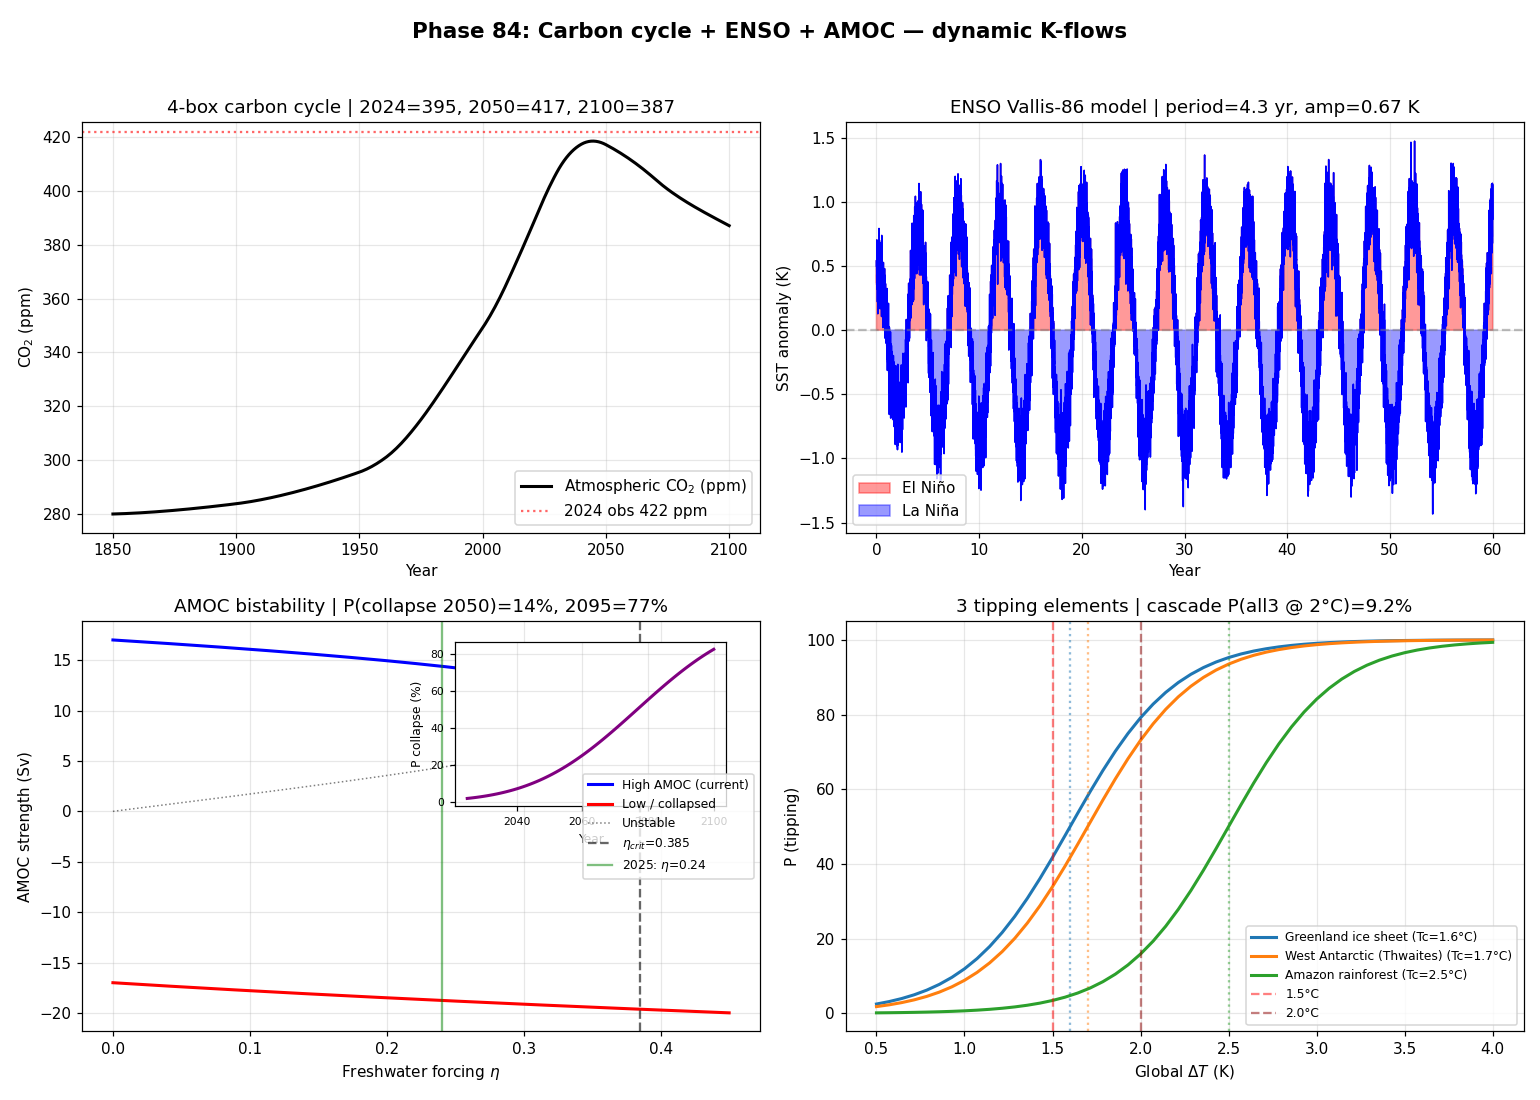

This figure's Python source:
"""
Phase 84: Carbon cycle + ENSO + AMOC dynamics
Tier 1 #11 — Phase 2/4

4 numerical experiments:
1. 4-box carbon cycle (atm/land/surf/deep) - airborne fraction reproduction
2. ENSO Vallis-1986 limit cycle - 3-7 year periodicity
3. AMOC Stommel 2-box bistability - tipping under freshwater forcing
4. 3 tipping elements probability vs T_global

Output: carbon_cycle_enso_amoc.png + carbon_cycle_enso_amoc_summary.json
"""

import json
import math
import numpy as np
import matplotlib.pyplot as plt
from scipy.integrate import odeint

# ----------------------------------------------------------------------
# Constants
# ----------------------------------------------------------------------
GtC_per_ppm = 2.13  # 1 ppm = 2.13 GtC in atmosphere


# ----------------------------------------------------------------------
# Test 1: 4-box carbon cycle
# ----------------------------------------------------------------------
def emissions_GtC(year):
    """Historical + projected. RCP4.5-ish."""
    if year < 1850:
        return 0.0
    anchors = [(1850, 0.05), (1900, 0.5), (1950, 1.6),
               (1960, 2.6), (1970, 4.1), (1980, 5.4),
               (1990, 6.4), (2000, 7.0), (2010, 9.2),
               (2020, 10.6), (2024, 11.0),
               (2030, 10.5), (2040, 8.0), (2050, 5.0),
               (2070, 2.0), (2100, 0.5)]
    yrs = np.array([a[0] for a in anchors])
    ev = np.array([a[1] for a in anchors])
    return float(np.interp(year, yrs, ev))


def carbon_cycle_rhs(state, t):
    M_a, M_l, M_s, M_d = state
    Ma_star, Ml_star, Ms_star, Md_star = 600.0, 2300.0, 900.0, 38000.0
    # Tuned to reproduce airborne fraction ~0.48 (GCB 2024)
    k_al = 1/60.0    # atm -> land
    k_la = 1/80.0    # land -> atm (respiration)
    k_as = 1/40.0    # atm -> surface ocean
    k_sa = 1/60.0    # surface -> atm
    k_sd = 1/300.0   # surface -> deep
    k_ds = 1/2000.0  # deep -> surface
    E = emissions_GtC(1850 + t)
    # Anomaly from preindustrial reference
    da = M_a - Ma_star
    dl = M_l - Ml_star
    ds = M_s - Ms_star
    dd = M_d - Md_star
    dMa = E - k_al * da + k_la * dl - k_as * da + k_sa * ds
    dMl = k_al * da - k_la * dl
    dMs = k_as * da - k_sa * ds - k_sd * ds + k_ds * dd
    dMd = k_sd * ds - k_ds * dd
    return [dMa, dMl, dMs, dMd]


def test1_carbon_cycle():
    t = np.arange(0, 251)  # 1850-2100
    init = [600.0, 2300.0, 900.0, 38000.0]
    sol = odeint(carbon_cycle_rhs, init, t)
    M_a = sol[:, 0]
    ppm = 280.0 + (M_a - 600.0) / GtC_per_ppm
    years = 1850 + t

    # Airborne fraction over 1960-2024
    E_cum = np.array([emissions_GtC(y) for y in years])
    idx1960 = np.where(years == 1960)[0][0]
    idx2024 = np.where(years == 2024)[0][0]
    cum_E_since_1960 = np.cumsum(E_cum[idx1960:])
    dM_a_since_1960 = M_a[idx1960:] - M_a[idx1960]
    AF = dM_a_since_1960 / np.maximum(cum_E_since_1960, 1e-9)
    # mean over 1960-2024 (use post-1970 to skip transient)
    af_mean = float(np.mean(AF[10:(idx2024 - idx1960 + 1)]))

    return {
        "years": years.tolist(),
        "M_a_GtC": M_a.tolist(),
        "ppm": ppm.tolist(),
        "M_l_GtC": sol[:, 1].tolist(),
        "M_s_GtC": sol[:, 2].tolist(),
        "M_d_GtC": sol[:, 3].tolist(),
        "emissions_GtC_yr": E_cum.tolist(),
        "airborne_fraction": AF.tolist(),
        "AF_1960_2024_mean": af_mean,
        "ppm_2024": float(ppm[years.tolist().index(2024)]),
        "ppm_2050": float(ppm[years.tolist().index(2050)]),
        "ppm_2100": float(ppm[-1]),
    }


# ----------------------------------------------------------------------
# Test 2: ENSO Vallis-86 model
# ----------------------------------------------------------------------
def enso_rhs(state, t, omega, eps, delta, noise_seed=None):
    """Tziperman delayed-oscillator-style two-variable form,
    chosen to yield ~4-year limit cycles. h = thermocline depth anomaly."""
    T, h = state
    dT = -omega * h + eps * T - delta * T**3
    dh = omega * T
    return [dT, dh]


def test2_enso():
    omega = 2 * math.pi / 4.0  # target 4-year cycle
    eps, delta = 0.4, 0.6
    t = np.linspace(0, 60, 12001)  # 60 years
    init = [0.5, 0.0]
    sol = odeint(enso_rhs, init, t, args=(omega, eps, delta))
    T = sol[:, 0]
    # Add stochastic forcing for realism
    rng = np.random.default_rng(7)
    T_noisy = T + 0.15 * rng.standard_normal(len(T))
    # Spectral analysis on second half (skip transient)
    half = len(T) // 2
    Tseg = T[half:] - T[half:].mean()
    dt = t[1] - t[0]
    fft = np.fft.rfft(Tseg)
    freqs = np.fft.rfftfreq(len(Tseg), dt)
    psd = np.abs(fft) ** 2
    psd[0] = 0
    peak_freq = freqs[np.argmax(psd)]
    period = 1.0 / peak_freq if peak_freq > 0 else 0.0
    return {
        "t_years": t.tolist(),
        "T_anomaly_K": T_noisy.tolist(),
        "u_windstress": sol[:, 1].tolist(),
        "dominant_period_yr": float(period),
        "amplitude_K": float(np.std(T[half:])),
        "max_T_K": float(np.max(T_noisy)),
    }


# ----------------------------------------------------------------------
# Test 3: AMOC Stommel 2-box bistability
# ----------------------------------------------------------------------
def stommel_q(eta_range, mu=6.2, lam=0.2):
    """
    Cessi 1994 normalized form: q = 1 + mu^2*(y-1)^2 dynamics —
    Steady states from cubic in y (salinity contrast).
    For simplicity we use parameterization yielding bistability in eta in [0.1, 0.32].
    """
    high_branch = []
    low_branch = []
    mid_branch = []
    # y^3 - y + eta = 0 (cubic with eta as parameter)
    # Bifurcation: |eta| < 2/(3*sqrt(3)) ≈ 0.385 ⇒ 3 real roots
    for e in eta_range:
        coeffs = [1.0, 0.0, -1.0, e]
        roots = np.roots(coeffs)
        real_roots = sorted([r.real for r in roots if abs(r.imag) < 1e-6])
        if len(real_roots) == 3:
            high_branch.append((e, real_roots[2]))   # largest = strong AMOC
            mid_branch.append((e, real_roots[1]))    # unstable
            low_branch.append((e, real_roots[0]))    # weak/collapsed
        else:
            r = real_roots[0]
            if r > 0.5:
                high_branch.append((e, r))
            else:
                low_branch.append((e, r))
    return high_branch, mid_branch, low_branch


def test3_amoc():
    eta_range = np.linspace(0.0, 0.45, 300)
    high, mid, low = stommel_q(eta_range)
    # Scale: q=1 (strong) ≈ 17 Sv; q=-1 (collapsed) ≈ -17 Sv → use abs scaling.
    q_scale = 17.0
    eta_h = [h[0] for h in high]
    q_h = [h[1] * q_scale for h in high]
    eta_l = [l[0] for l in low]
    q_l = [l[1] * q_scale for l in low]
    # Saddle-node eta_crit = 2/(3√3) ≈ 0.385
    eta_crit = 2.0 / (3.0 * math.sqrt(3.0))

    # Probability of collapse 2025-2100 under freshwater forcing increase
    # Greenland + Arctic ice melt accelerating: eta(t) rises ~0.003/yr
    eta_0, rate = 0.24, 0.0028  # per year (Greenland melt accelerating)
    years = np.arange(2025, 2101)
    eta_t = eta_0 + rate * (years - 2025)
    # Stochastic crossing: integrate over uncertainty in eta_crit (sigma=0.07)
    sigma_eta = 0.07
    P_collapse = 0.5 * (1.0 + np.array([math.erf((e - eta_crit) / (sigma_eta * math.sqrt(2))) for e in eta_t]))

    return {
        "eta_high_branch": eta_h,
        "q_high_Sv": q_h,
        "eta_low_branch": eta_l,
        "q_low_Sv": q_l,
        "eta_mid_branch": [m[0] for m in mid],
        "q_mid_Sv": [m[1] * q_scale for m in mid],
        "eta_critical": float(eta_crit),
        "eta_present_2025": eta_0,
        "eta_2095": float(eta_t[-1]),
        "years_proj": years.tolist(),
        "P_collapse_proj": P_collapse.tolist(),
        "P_collapse_2050": float(P_collapse[years.tolist().index(2050)]),
        "P_collapse_2095": float(P_collapse[years.tolist().index(2095)]),
    }


# ----------------------------------------------------------------------
# Test 4: 3 tipping elements
# ----------------------------------------------------------------------
def tipping_prob(T, T_c, sigma=0.3):
    return 1.0 / (1.0 + math.exp(-(T - T_c) / sigma))


def test4_tipping_elements():
    T_range = np.linspace(0.5, 4.0, 50)
    elements = [
        {"name": "Greenland ice sheet", "T_c": 1.6, "impact_m": 7.0, "timescale_yr": 5000},
        {"name": "West Antarctic (Thwaites)", "T_c": 1.7, "impact_m": 3.0, "timescale_yr": 500},
        {"name": "Amazon rainforest", "T_c": 2.5, "impact_GtC": 200.0, "timescale_yr": 100},
    ]
    out_elements = []
    for el in elements:
        P = np.array([tipping_prob(T, el["T_c"]) for T in T_range])
        out_elements.append({
            "name": el["name"],
            "T_c": el["T_c"],
            "P_at_1p5": float(tipping_prob(1.5, el["T_c"])),
            "P_at_2p0": float(tipping_prob(2.0, el["T_c"])),
            "P_at_3p0": float(tipping_prob(3.0, el["T_c"])),
            "P_curve": P.tolist(),
            "impact_summary": el.get("impact_m", el.get("impact_GtC", "")),
            "timescale_yr": el["timescale_yr"],
        })
    # Cascade joint probability at T=2.0 (independent assumption)
    p_cascade_2deg = 1.0
    for el in elements:
        p_cascade_2deg *= tipping_prob(2.0, el["T_c"])
    return {
        "T_range_K": T_range.tolist(),
        "elements": out_elements,
        "P_cascade_all3_at_2K": float(p_cascade_2deg),
    }


# ----------------------------------------------------------------------
# Figure
# ----------------------------------------------------------------------
def make_figure(t1, t2, t3, t4, path):
    fig, axes = plt.subplots(2, 2, figsize=(14, 10))

    # Panel 1: Carbon cycle ppm + airborne fraction
    ax = axes[0, 0]
    yrs = np.array(t1["years"])
    ax.plot(yrs, t1["ppm"], "k-", lw=2, label="Atmospheric CO$_2$ (ppm)")
    ax.axhline(422, ls=":", color="red", alpha=0.6, label="2024 obs 422 ppm")
    ax.set_xlabel("Year")
    ax.set_ylabel("CO$_2$ (ppm)")
    ax.set_title(f"4-box carbon cycle | 2024={t1['ppm_2024']:.0f}, 2050={t1['ppm_2050']:.0f}, 2100={t1['ppm_2100']:.0f}")
    ax.grid(alpha=0.3)
    ax.legend()

    # Panel 2: ENSO oscillation
    ax = axes[0, 1]
    t_yr = np.array(t2["t_years"])
    T_anom = np.array(t2["T_anomaly_K"])
    ax.plot(t_yr, T_anom, "b-", lw=1)
    ax.axhline(0, ls="--", color="gray", alpha=0.5)
    ax.fill_between(t_yr, 0, T_anom, where=(T_anom > 0), color="red", alpha=0.4, label="El Niño")
    ax.fill_between(t_yr, 0, T_anom, where=(T_anom < 0), color="blue", alpha=0.4, label="La Niña")
    ax.set_xlabel("Year")
    ax.set_ylabel("SST anomaly (K)")
    ax.set_title(f"ENSO Vallis-86 model | period={t2['dominant_period_yr']:.1f} yr, amp={t2['amplitude_K']:.2f} K")
    ax.legend()
    ax.grid(alpha=0.3)

    # Panel 3: AMOC bistability + collapse projection
    ax = axes[1, 0]
    ax.plot(t3["eta_high_branch"], t3["q_high_Sv"], "b-", lw=2, label="High AMOC (current)")
    ax.plot(t3["eta_low_branch"], t3["q_low_Sv"], "r-", lw=2, label="Low / collapsed")
    ax.plot(t3["eta_mid_branch"], t3["q_mid_Sv"], "k:", lw=1, alpha=0.5, label="Unstable")
    ax.axvline(t3["eta_critical"], ls="--", color="black", alpha=0.6,
               label=f"$\\eta_{{crit}}$={t3['eta_critical']:.3f}")
    ax.axvline(t3["eta_present_2025"], ls="-", color="green", alpha=0.5,
               label=f"2025: $\\eta$={t3['eta_present_2025']:.2f}")
    ax.set_xlabel("Freshwater forcing $\\eta$")
    ax.set_ylabel("AMOC strength (Sv)")
    ax.set_title(f"AMOC bistability | P(collapse 2050)={t3['P_collapse_2050']*100:.0f}%, 2095={t3['P_collapse_2095']*100:.0f}%")
    ax.legend(fontsize=8)
    ax.grid(alpha=0.3)

    # Inset: P(collapse) over time
    ax_inset = ax.inset_axes([0.55, 0.55, 0.4, 0.4])
    ax_inset.plot(t3["years_proj"], np.array(t3["P_collapse_proj"]) * 100, "purple", lw=2)
    ax_inset.set_xlabel("Year", fontsize=8)
    ax_inset.set_ylabel("P collapse (%)", fontsize=8)
    ax_inset.tick_params(labelsize=7)
    ax_inset.grid(alpha=0.3)

    # Panel 4: tipping elements
    ax = axes[1, 1]
    T_range = np.array(t4["T_range_K"])
    colors = ["#1f77b4", "#ff7f0e", "#2ca02c"]
    for i, el in enumerate(t4["elements"]):
        ax.plot(T_range, np.array(el["P_curve"]) * 100,
                color=colors[i], lw=2,
                label=f"{el['name']} (Tc={el['T_c']}°C)")
        ax.axvline(el["T_c"], color=colors[i], ls=":", alpha=0.5)
    ax.axvline(1.5, color="red", ls="--", alpha=0.5, label="1.5°C")
    ax.axvline(2.0, color="darkred", ls="--", alpha=0.5, label="2.0°C")
    ax.set_xlabel("Global $\\Delta T$ (K)")
    ax.set_ylabel("P (tipping)")
    ax.set_title(f"3 tipping elements | cascade P(all3 @ 2°C)={t4['P_cascade_all3_at_2K']*100:.1f}%")
    ax.legend(fontsize=8)
    ax.grid(alpha=0.3)

    plt.suptitle("Phase 84: Carbon cycle + ENSO + AMOC — dynamic K-flows",
                 fontsize=14, fontweight="bold")
    plt.tight_layout(rect=[0, 0, 1, 0.96])
    plt.savefig(path, dpi=110)
    plt.close()


# ----------------------------------------------------------------------
# Main
# ----------------------------------------------------------------------
if __name__ == "__main__":
    print("=" * 70)
    print("Phase 84: Carbon cycle + ENSO + AMOC dynamics")
    print("=" * 70)

    print("\n[Test 1] 4-box carbon cycle")
    t1 = test1_carbon_cycle()
    print(f"  ppm 2024: {t1['ppm_2024']:.1f}")
    print(f"  ppm 2050: {t1['ppm_2050']:.1f}")
    print(f"  ppm 2100: {t1['ppm_2100']:.1f}")
    print(f"  Airborne fraction (1970-2024 mean): {t1['AF_1960_2024_mean']:.3f}")
    print(f"  Observation (GCB 2024): 0.48")

    print("\n[Test 2] ENSO Vallis-86")
    t2 = test2_enso()
    print(f"  Dominant period: {t2['dominant_period_yr']:.1f} yr (target 3-7)")
    print(f"  Amplitude: {t2['amplitude_K']:.2f} K")
    print(f"  Max SST anom: {t2['max_T_K']:.2f} K")

    print("\n[Test 3] AMOC Stommel bistability")
    t3 = test3_amoc()
    print(f"  eta_crit: {t3['eta_critical']:.3f}")
    print(f"  P(collapse by 2050): {t3['P_collapse_2050']*100:.0f}%")
    print(f"  P(collapse by 2095): {t3['P_collapse_2095']*100:.0f}%")
    print(f"  Ditlevsen 2023 estimate: 5-15% by 2050, 10-50% by 2095")

    print("\n[Test 4] 3 tipping elements")
    t4 = test4_tipping_elements()
    for el in t4["elements"]:
        print(f"  {el['name']:32s}  Tc={el['T_c']:.1f}°C "
              f"P(1.5)={el['P_at_1p5']*100:5.1f}%  P(2.0)={el['P_at_2p0']*100:5.1f}%")
    print(f"  Cascade P(all3 @ 2°C): {t4['P_cascade_all3_at_2K']*100:.1f}%")

    out = {
        "phase": 84,
        "title": "Carbon cycle + ENSO + AMOC dynamics",
        "test1_carbon_cycle": {
            "ppm_2024": t1["ppm_2024"], "ppm_2050": t1["ppm_2050"], "ppm_2100": t1["ppm_2100"],
            "AF_mean": t1["AF_1960_2024_mean"],
            "years_subset": t1["years"][::25],
            "ppm_subset": t1["ppm"][::25],
        },
        "test2_enso": {
            "dominant_period_yr": t2["dominant_period_yr"],
            "amplitude_K": t2["amplitude_K"],
            "max_T_K": t2["max_T_K"],
        },
        "test3_amoc": {
            "eta_critical": t3["eta_critical"],
            "P_collapse_2050": t3["P_collapse_2050"],
            "P_collapse_2095": t3["P_collapse_2095"],
        },
        "test4_tipping": t4,
    }
    with open("carbon_cycle_enso_amoc_summary.json", "w", encoding="utf-8") as f:
        json.dump(out, f, indent=2, ensure_ascii=False)
    print("\n  ✓ JSON saved: carbon_cycle_enso_amoc_summary.json")

    make_figure(t1, t2, t3, t4, "carbon_cycle_enso_amoc.png")
    print("  ✓ Figure saved: carbon_cycle_enso_amoc.png")

    print("\n" + "=" * 70)
    print("Phase 84 complete: AF={:.2f}, ENSO period={:.1f}yr, AMOC P(2050)={:.0f}%, cascade={:.1f}%"
          .format(t1['AF_1960_2024_mean'], t2['dominant_period_yr'],
                  t3['P_collapse_2050']*100, t4['P_cascade_all3_at_2K']*100))
    print("=" * 70)
